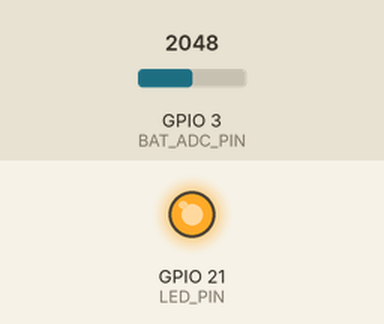
Bench run of a sketch on a simulated Seeed XIAO ESP32-S3. Shown: output pins drawn as LEDs (lit = HIGH). The test bench sets the inputs (shaded band); at power-on: GPIO 3 (BAT_ADC_PIN) = 2048. WiFi joins after 1.5 s; servers stay silent unless stated; what the sketch prints to the serial monitor is not drawn.

Above: at 2.56 s.
Timing chart, 0 to 23.8 s (numbered marks = the images above):
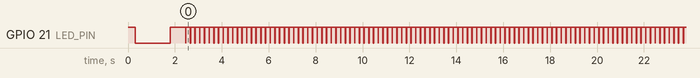

Measured:
- by itself, GPIO 21 (LED_PIN): moves between LOW and HIGH, repeating every 16.4 s
- by itself, everything shown: repeats every 16.4 s, in 82 steps

The sketch:

sender.ino
```cpp
// ============================================================
//  RadarScope sender — XIAO ESP32-S3 + RD-03D 24GHz mmWave radar
//
//  Untethered radar node. Based on Stevee87's rd03d_xiao_s3_transmitter
//  (same RD-03D protocol, clustering, and UDP format), simplified for a
//  minimal build and extended with battery telemetry:
//
//   - LiPo solders straight to the XIAO's BAT pads (built-in charger;
//     no TP4056). Charge via the XIAO's USB-C.
//   - Battery voltage read through a 220k/220k divider into A2 (GPIO3);
//     millivolts + percent are appended to every UDP packet. The stock
//     GIGA receiver ignores the extra bytes; RadarScope P4 shows them.
//   - Wi-Fi modem sleep + throttled send rate (kSendHz) for runtime.
//   - User LED heartbeat: solid = connecting, brief flash = packet sent.
//
//  WIRING (see docs/wiring.svg):
//    RD-03D 5V/VCC -> 3V3   (test this first; if detection is flaky at
//                            range, power the radar from a 5 V source)
//    RD-03D GND    -> GND
//    RD-03D OT1    -> D0 (GPIO1, UART1 RX)
//    RD-03D RX     -> D1 (GPIO2, UART1 TX)
//    RD-03D OT2    -> not connected
//    BAT+ -> 220k -> A2 (GPIO3) -> 220k -> GND   (battery sense)
//    LiPo + inline switch -> BAT+/BAT- pads (underside)
//
//  Board: Seeed XIAO ESP32S3  (FQBN esp32:esp32:XIAO_ESP32S3)
// ============================================================
#include <WiFi.h>
#include <WiFiUdp.h>

// ---- Pins ---------------------------------------------------
#define RADAR_RX_PIN 1   // D0: radar OT1 -> us
#define RADAR_TX_PIN 2   // D1: us -> radar RX
#define BAT_ADC_PIN  3   // A2/D2: middle of the 220k/220k divider
#define LED_PIN      21  // XIAO user LED, active LOW

// ---- Network (must match the display) -----------------------
static const char*    kSsid    = "RadarNet";
static const char*    kPass    = "radar12345";
static const uint16_t kUdpPort = 4210;

// ---- Behavior ----------------------------------------------
static const uint8_t  kSendHz       = 5;    // UDP rate (radar still parsed at full rate)
static const uint32_t kBatPeriodMs  = 5000; // battery sample cadence
static const float    kBatDivider   = 2.0f; // 220k/220k -> Vbat = 2 * Vadc

// ---- RD-03D protocol (verbatim from upstream) ---------------
static const uint8_t CMD_ENABLE[14] = {0xFD,0xFC,0xFB,0xFA,0x04,0x00,0xFF,0x00,0x01,0x00,0x04,0x03,0x02,0x01};
static const uint8_t CMD_MULTI[12]  = {0xFD,0xFC,0xFB,0xFA,0x02,0x00,0x90,0x00,0x04,0x03,0x02,0x01};
static const uint8_t CMD_END[12]    = {0xFD,0xFC,0xFB,0xFA,0x02,0x00,0xFE,0x00,0x04,0x03,0x02,0x01};
static const uint8_t HDR[4]         = {0xAA,0xFF,0x03,0x00};

#define MAX_TARGETS 3

struct Target {
  int16_t x;
  int16_t y;
  int16_t spd;
  uint8_t valid;
};

// First 32 bytes are byte-identical to the stock packet; the battery tail is
// new. Old receivers read only sizeof(their struct) and never see it.
struct __attribute__((packed)) UdpPacket {
  uint32_t magic;
  uint32_t frameCount;
  Target   targets[MAX_TARGETS];
  uint16_t batMv;    // battery millivolts (0 = unknown)
  uint8_t  batPct;   // 0..100 (255 = unknown)
  uint8_t  version;  // packet tail version, 1
};

HardwareSerial RadarSerial(1);
WiFiUDP        udp;
UdpPacket      pkt;
IPAddress      hostIP;
uint32_t       frameCount = 0;
uint32_t       badCount   = 0;

// ---- Battery ------------------------------------------------
// Rough LiPo open-circuit curve; good enough for a status readout.
static uint8_t lipoPercent(uint16_t mv) {
  struct P { uint16_t mv; uint8_t pct; };
  static const P curve[] = {{4200, 100}, {4000, 85}, {3850, 65}, {3700, 40},
                            {3550, 15},  {3400, 5},  {3300, 0}};
  if (mv >= curve[0].mv) return 100;
  for (size_t i = 1; i < sizeof(curve) / sizeof(curve[0]); i++) {
    if (mv >= curve[i].mv) {
      const P &a = curve[i], &b = curve[i - 1];
      return a.pct + (uint8_t)((uint32_t)(mv - a.mv) * (b.pct - a.pct) / (b.mv - a.mv));
    }
  }
  return 0;
}

static void sampleBattery() {
  uint32_t sum = 0;
  for (int i = 0; i < 8; i++) sum += analogReadMilliVolts(BAT_ADC_PIN);
  uint16_t mv = (uint16_t)(sum / 8 * kBatDivider);
  pkt.batMv  = mv;
  pkt.batPct = lipoPercent(mv);
}

// ---- Radar decode (verbatim math from upstream) -------------
static int16_t decodeVal(uint8_t lo, uint8_t hi) {
  uint16_t raw = (uint16_t)lo | ((uint16_t)hi << 8);
  if (raw >= 0x8000) return  (int16_t)(raw - 0x8000);
  else               return -(int16_t)(raw);
}

// Merge two targets closer than 1 m (torso + swinging arm of one person).
static const float CLUSTER_DIST_MM = 1000.0f;

static void clusterTargets() {
  for (int i = 0; i < MAX_TARGETS; i++) {
    if (!pkt.targets[i].valid) continue;
    for (int j = i + 1; j < MAX_TARGETS; j++) {
      if (!pkt.targets[j].valid) continue;
      float dx = (float)pkt.targets[i].x - (float)pkt.targets[j].x;
      float dy = (float)pkt.targets[i].y - (float)pkt.targets[j].y;
      if (sqrtf(dx * dx + dy * dy) < CLUSTER_DIST_MM) {
        pkt.targets[i].x   = (int16_t)(((float)pkt.targets[i].x + (float)pkt.targets[j].x) / 2.0f);
        pkt.targets[i].y   = (int16_t)(((float)pkt.targets[i].y + (float)pkt.targets[j].y) / 2.0f);
        pkt.targets[i].spd = max(pkt.targets[i].spd, pkt.targets[j].spd);
        pkt.targets[j] = {0, 0, 0, 0};
      }
    }
  }
}

static void parseFrame(const uint8_t* pl) {
  for (int i = 0; i < MAX_TARGETS; i++) {
    const uint8_t* b = pl + i * 8;
    bool empty = true;
    for (int j = 0; j < 8; j++)
      if (b[j]) { empty = false; break; }
    if (empty) { pkt.targets[i] = {0, 0, 0, 0}; continue; }
    int16_t xi  = decodeVal(b[0], b[1]);
    int16_t yi  = decodeVal(b[2], b[3]);
    int16_t spi = decodeVal(b[4], b[5]);
    float dist  = sqrtf((float)xi * xi + (float)yi * yi);
    if (dist > 100.0f && dist <= 8000.0f) pkt.targets[i] = {xi, yi, spi, 1};
    else                                  pkt.targets[i] = {0, 0, 0, 0};
  }
  clusterTargets();
  frameCount++;
}

// ---- Frame reader ------------------------------------------
static uint8_t pl[26];
static uint8_t plIdx = 0, hdrIdx = 0;
static bool    inFrame = false;

static void readRadar() {
  while (RadarSerial.available()) {
    uint8_t c = RadarSerial.read();
    if (!inFrame) {
      if (c == HDR[hdrIdx]) {
        hdrIdx++;
        if (hdrIdx == 4) { hdrIdx = 0; inFrame = true; plIdx = 0; }
      } else {
        hdrIdx = (c == HDR[0]) ? 1 : 0;
      }
    } else {
      pl[plIdx++] = c;
      if (plIdx == 26) {
        inFrame = false; plIdx = 0;
        if (pl[24] == 0x55 && pl[25] == 0xCC) parseFrame(pl);
        else                                  badCount++;
      }
    }
  }
}

static void sendMultiTargetCmd() {
  while (RadarSerial.available()) RadarSerial.read();
  delay(50);
  RadarSerial.write(CMD_ENABLE, sizeof(CMD_ENABLE));
  RadarSerial.flush(); delay(200);
  while (RadarSerial.available()) RadarSerial.read();
  RadarSerial.write(CMD_MULTI, sizeof(CMD_MULTI));
  RadarSerial.flush(); delay(200);
  while (RadarSerial.available()) RadarSerial.read();
  RadarSerial.write(CMD_END, sizeof(CMD_END));
  RadarSerial.flush(); delay(200);
  while (RadarSerial.available()) RadarSerial.read();
  inFrame = false; plIdx = 0; hdrIdx = 0;
}

// ---- Wi-Fi --------------------------------------------------
static void connectWiFi() {
  digitalWrite(LED_PIN, LOW);  // solid while connecting
  WiFi.begin(kSsid, kPass);
  uint8_t tries = 0;
  while (WiFi.status() != WL_CONNECTED && tries < 40) {
    delay(500);
    tries++;
  }
  if (WiFi.status() != WL_CONNECTED) {
    delay(1000);
    ESP.restart();
  }
  hostIP = WiFi.gatewayIP();  // the display hosts the AP
  WiFi.setSleep(true);        // modem sleep between sends (battery)
  digitalWrite(LED_PIN, HIGH);
  Serial.printf("WiFi up, sending to %s\n", hostIP.toString().c_str());
}

void setup() {
  Serial.begin(115200);
  pinMode(LED_PIN, OUTPUT);
  digitalWrite(LED_PIN, HIGH);
  analogSetPinAttenuation(BAT_ADC_PIN, ADC_11db);

  pkt.magic   = 0xD03DA7A;
  pkt.batMv   = 0;
  pkt.batPct  = 255;
  pkt.version = 1;

  RadarSerial.begin(256000, SERIAL_8N1, RADAR_RX_PIN, RADAR_TX_PIN);
  delay(300);

  connectWiFi();
  udp.begin(kUdpPort);
  sendMultiTargetCmd();
  sampleBattery();
}

void loop() {
  static uint32_t lastSendMs = 0, lastBatMs = 0, lastCmdMs = 0, lastCheckMs = 0, ledOffMs = 0;
  uint32_t now = millis();

  readRadar();  // keep the parser drained at full radar rate

  if (now - lastSendMs >= 1000 / kSendHz) {
    lastSendMs = now;
    pkt.frameCount = frameCount;
    udp.beginPacket(hostIP, kUdpPort);
    udp.write((uint8_t*)&pkt, sizeof(pkt));
    udp.endPacket();
    digitalWrite(LED_PIN, LOW);  // blink on send
    ledOffMs = now + 15;
  }
  if (ledOffMs && now >= ledOffMs) { digitalWrite(LED_PIN, HIGH); ledOffMs = 0; }

  if (now - lastBatMs >= kBatPeriodMs) { lastBatMs = now; sampleBattery(); }

  if (now - lastCmdMs > 60000) { lastCmdMs = now; sendMultiTargetCmd(); }

  if (now - lastCheckMs > 5000) {
    lastCheckMs = now;
    if (WiFi.status() != WL_CONNECTED) connectWiFi();
  }
}
```
